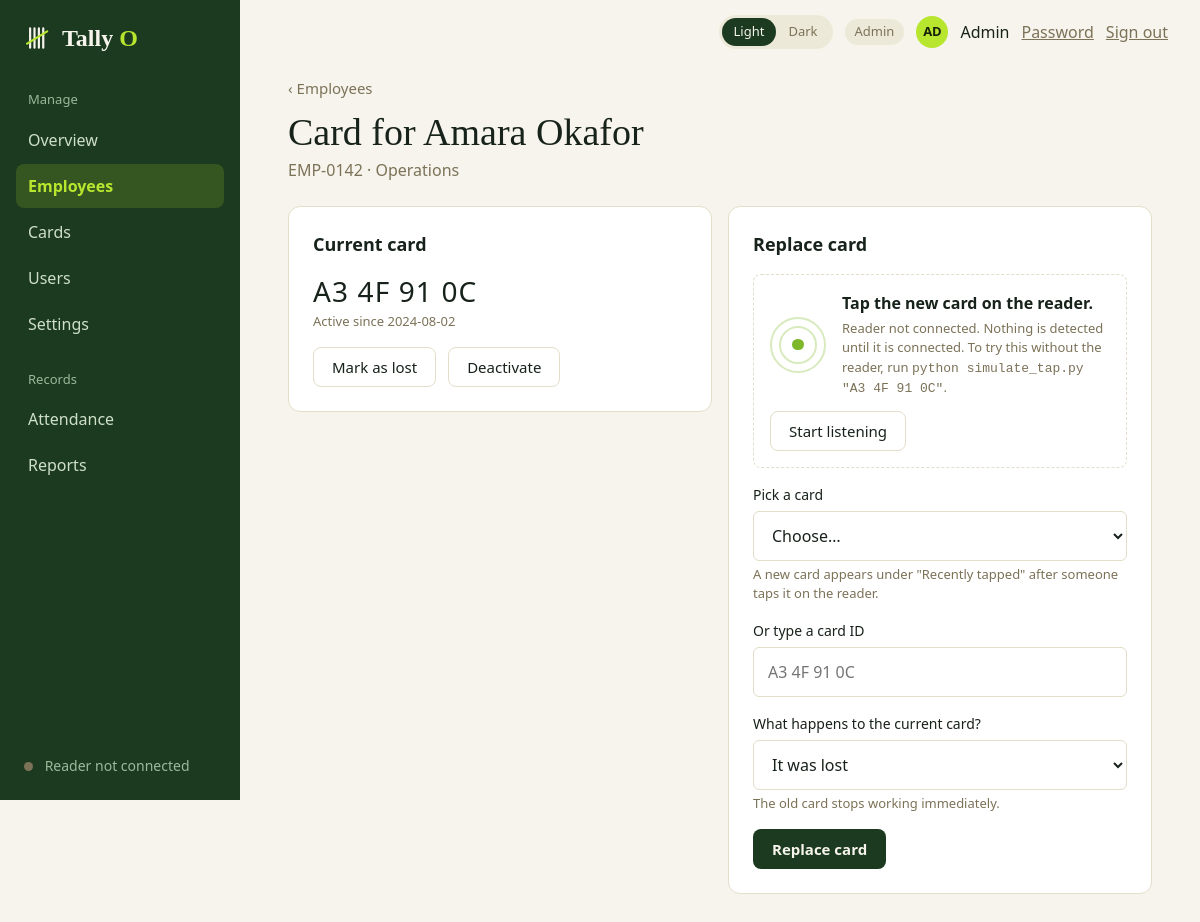
/admin/employees/1/card (signed in), run on the app's committed database.
### tables this page shows
CREATE TABLE employees (
    id            INTEGER PRIMARY KEY,
    employee_code TEXT    NOT NULL UNIQUE,              -- e.g. EMP-0142
    full_name     TEXT    NOT NULL,
    department    TEXT    NOT NULL,
    email         TEXT,
    joined_on     TEXT    NOT NULL,
    is_active     INTEGER NOT NULL DEFAULT 1 CHECK (is_active IN (0, 1))
);

CREATE TABLE cards (
    id          INTEGER PRIMARY KEY,
    uid         TEXT NOT NULL UNIQUE,                   -- normalised: 'A3 4F 91 0C'
    employee_id INTEGER REFERENCES employees(id),
    status      TEXT NOT NULL DEFAULT 'available'
                CHECK (status IN ('available', 'active', 'lost', 'deactivated')),
    assigned_on TEXT,
    created_at  TEXT NOT NULL DEFAULT (datetime('now', 'localtime')),
    CHECK (status <> 'active'    OR employee_id IS NOT NULL),
    CHECK (status <> 'available' OR employee_id IS NULL)
);

### admin.py (the view, shortened to what this page needs)
@bp.route("/employees/<int:employee_id>/card", methods=["GET", "POST"])
@admin_only
def employee_card(employee_id):
    conn = db.get_db()
    employee = queries.get_employee(conn, employee_id)
    if employee is None:
        abort(404)
    return _card_page(employee)

### admin.py (called while the page is built)
def _card_page(employee, error=None, picked="", manual="", status=200):
    conn = db.get_db()
    return render_template(
        "admin_employee_card.html", employee=employee, error=error, picked=picked, manual=manual,
        current=card_service.current_card(conn, employee["id"]),
        history=card_service.past_cards(conn, employee["id"]),
        spares=card_service.available_cards(conn),
        recent=card_service.recent_unregistered(conn),
        today=date.today().isoformat(), **shell_context("Employees")), status

### app.py (called while the page is built)
@app.context_processor
def inject_globals():
    return {"APP_NAME": APP_NAME, "APP_TAGLINE": APP_TAGLINE,
            "csrf_token": auth.csrf_token, "safe_url": safe_url,
            "reader": reader.status(db.get_db())}

@app.after_request
def no_store_when_signed_in(response):
    if "user" in session and request.endpoint != "static":
        response.headers["Cache-Control"] = "no-store"
    return response

### auth.py (called while the page is built)
def csrf_token():
    if "csrf" not in session:
        session["csrf"] = secrets.token_hex(16)
    return session["csrf"]

def login_required(view):
    @wraps(view)
    def wrapped(*args, **kwargs):
        user = session.get("user")
        if not user:
            return redirect(url_for("auth.login"))
        row = get_db().execute("SELECT is_active, must_change_password FROM users WHERE id = ?",
                               (user["id"],)).fetchone()
        if row is None or not row["is_active"]:       # deactivated since they signed in
            session.clear()
            return redirect(url_for("auth.login"))
        if row["must_change_password"] and request.endpoint not in ("account.password", "auth.logout"):
            return redirect(url_for("account.password"))
        return view(*args, **kwargs)
    return wrapped

def role_required(*roles):
    def decorator(view):
        @wraps(view)
        @login_required
        def wrapped(*args, **kwargs):
            if session["user"]["role"] not in roles:
                abort(403)
            return view(*args, **kwargs)
        return wrapped
    return decorator

### card_service.py (called while the page is built)
def current_card(db, employee_id):
    return db.execute("SELECT * FROM cards WHERE employee_id = ? AND status = 'active'",
                      (employee_id,)).fetchone()

def past_cards(db, employee_id):
    return db.execute("SELECT * FROM cards WHERE employee_id = ? AND status IN ('lost', 'deactivated')"
                      " ORDER BY id DESC", (employee_id,)).fetchall()

### templates/admin_employee_card.html (shortened to what this page needs)
{% extends "app_shell.html" %}
{% block content %}
  <a class="back muted" href="{{ url_for('admin.employees') }}">‹ Employees</a>
  <h1 class="page-title mt-3">Card for {{ employee.full_name }}</h1>
  <p class="muted mt-1">{{ employee.employee_code }} · {{ employee.department }}
    {% if not employee.is_active %}· <strong>Inactive</strong>{% endif %}</p>
  <div class="two-col mt-5">
    <section class="card card-pad">
      <h2 class="section-title">Current card</h2>
      {% if current %}
        <p class="uid mt-3">{{ current.uid }}</p>
        <p class="muted small">Active since {{ current.assigned_on }}</p>
        <div class="row wrap gap-3 mt-4">
          {% for value, label in (('lost', 'Mark as lost'), ('deactivated', 'Deactivate')) %}
            <form class="inline-form" method="post" action="{{ url_for('admin.employee_card_retire', employee_id=employee.id) }}">
              <button class="btn btn-secondary" type="submit">{{ label }}</button>
            </form>
          {% endfor %}
        </div>
      {% else %}
        <p class="muted mt-3">No active card. {{ 'Assign one on the right.' if employee.is_active else '' }}</p>
      {% endif %}
    </section>
    <form class="card card-pad" method="post">
      <h2 class="section-title">{{ 'Replace card' if current else 'Assign a card' }}</h2>
      {% set listen_purpose = 'register' %}{% set listen_target = '#uid_manual' %}{% set listen_idle = 'Tap the new card on the reader.' %}
      <div class="mt-4">{% include "partials/listen_box.html" %}</div>
      <label class="field mt-4">
        <span class="field-label">Pick a card</span>
        <select class="input" name="uid_pick">
          <option value="">Choose…</option>
        </select>
        <span class="hint">A new card appears under "Recently tapped" after someone taps it on the reader.</span>
      </label>
      <label class="field">
        <span class="field-label">Or type a card ID</span>
        <input class="input" type="text" id="uid_manual" name="uid_manual" value="{{ manual }}" placeholder="A3 4F 91 0C"
               autocomplete="off" spellcheck="false">
      </label>
      {% if current %}
        <label class="field">
          <span class="field-label">What happens to the current card?</span>
          <select class="input" name="replace_old_as">
            <option value="lost">It was lost</option>
          </select>
          <span class="hint">The old card stops working immediately.</span>
        </label>
      {% endif %}
      <button class="btn" type="submit" {% if not employee.is_active %}disabled{% endif %}>
        {{ 'Replace card' if current else 'Assign card' }}
      </button>
    </form>
  </div>
{% endblock %}

### static/css/base.css (style rules this page uses)
:root { --font-sans: Calibri, Carlito, "Segoe UI", system-ui, -apple-system, sans-serif; --font-serif: Charter, "Bitstream Charter", "Sitka Text", Cambria, Georgia, serif; --space-1: 0.25rem; --space-2: 0.5rem; --space-3: 0.75rem; --space-4: 1rem; --space-5: 1.5rem; --space-6: 2rem; --space-7: 3rem; --radius-sm: 6px; --radius-md: 8px; --radius-lg: 12px; --radius-pill: 999px; --sidebar-width: 240px; }
:root, html[data-theme="light"] { color-scheme: light; --bg: #F6F4EC; --surface: #FFFFFF; --text: #17221A; --muted: #7C7258; --subtle: #5C6558; --line: #E3DEC9; --soft: #EDE9D8; --primary: #1B3A1F; --on-primary: #F6F4EC; --accent: #B8E62E; --on-accent: #17200A; --link: #1B3A1F; --brand-accent: #7DB82A; --ring: rgba(27, 58, 31, 0.25); --ok-bg: #E3F2BC; --ok-fg: #2E4A0B; --late-bg: #F8E7BE; --late-fg: #6B4A08; --bad-bg: #F4DAD2; --bad-fg: #7A2E22; --sidebar-bg: #1B3A1F; --sidebar-text: #CFE0C8; --sidebar-muted: #9DB89B; --sidebar-active-bg: rgba(184, 230, 46, 0.16); --sidebar-active-text: #B8E62E; }
*, *::before, *::after { box-sizing: border-box; }
* { margin: 0; }
html { -webkit-text-size-adjust: 100%; }
body { font-family: var(--font-sans); font-size: 1rem; line-height: 1.5; color: var(--text); background: var(--bg); -webkit-font-smoothing: antialiased; }
button, input, select, textarea { font: inherit; color: inherit; }
a { color: var(--link); }
.page-title { font-family: var(--font-serif); font-weight: 400; font-size: 2.375rem; line-height: 1.1; }
.section-title { font-size: 1.125rem; font-weight: 700; }
.muted { color: var(--muted); }
.btn { display: inline-flex; align-items: center; justify-content: center; gap: var(--space-2); padding: 0.625rem 1.125rem; border: 1px solid transparent; border-radius: var(--radius-md); background: var(--primary); color: var(--on-primary); font-size: 0.9375rem; font-weight: 700; line-height: 1.2; text-decoration: none; cursor: pointer; }
.btn-secondary { background: var(--surface); color: var(--text); border-color: var(--line); font-weight: 400; }
.card { background: var(--surface); border: 1px solid var(--line); border-radius: var(--radius-lg); }
.card-pad { padding: var(--space-5); }
.field { display: block; margin-bottom: var(--space-4); }
.field-label { display: block; margin-bottom: 0.375rem; font-size: 0.875rem; }
.hint { display: block; margin-top: var(--space-1); font-size: 0.8125rem; color: var(--muted); }
.input { width: 100%; padding: 0.75rem 0.875rem; background: var(--surface); border: 1px solid var(--line); border-radius: var(--radius-sm); }
.inline-form { display: inline; }
.row { display: flex; align-items: center; }
.wrap { flex-wrap: wrap; }
.gap-3 { gap: var(--space-3); }
.mt-1 { margin-top: var(--space-1); }
.mt-3 { margin-top: var(--space-3); }
.mt-4 { margin-top: var(--space-4); }

### static/css/dashboard.css (style rules this page uses)
.mt-5 { margin-top: var(--space-5); }
.small { font-size: 0.8125rem; }
.back { font-size: 0.9375rem; text-decoration: none; }
.two-col { display: grid; grid-template-columns: repeat(auto-fit, minmax(19rem, 1fr)); gap: var(--space-4); align-items: start; }
.uid { font-size: 1.75rem; letter-spacing: 0.04em; font-variant-numeric: tabular-nums; }
:root, html[data-theme="light"] { --chart-ok: #7DB82A; --chart-low: #E2A52B; }

### data on the page
employees: full_name "Amara Okafor", employee_code "EMP-0142", department "Operations"
cards: uid "A3 4F 91 0C", assigned_on "2024-08-02"

### other printed values
{{ APP_NAME[:-1] }} "Tally"
{{ APP_NAME[-1]|upper }} "O"
{{ group.label }} "Manage" "Records"
{{ link.name }} "Overview" "Employees" "Cards" "Users" "Settings" "Attendance" "Reports"
{{ reader.label }} "Reader not connected"
{{ role_label }} "Admin"
{{ user_initials }} "AD"
{{ user_name }} "Admin"
{{ label }} "Mark as lost" "Deactivate"
{{ 'Replace card' if current else 'Assign a card' }} "Replace card"
{{ listen_idle or 'Tap a card on the reader to detect it.' }} "Tap the new card on the reader."
{{ 'Replace card' if current else 'Assign card' }} "Replace card"
